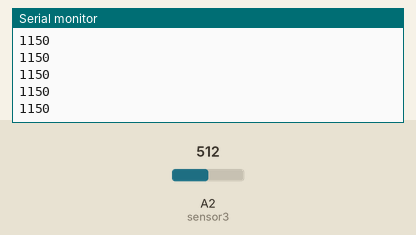
This sketch was run on a simulated Arduino Uno, built with avr-gcc and run on an emulated ATmega328P. On the bench: the last lines printed to the serial monitor. The test bench sets the inputs (shaded band); at power-on: A2 (sensor3) = 512. The ROS host is connected and sends only what is stated.

Above: at 1.2 s.
1.3 s: A2 (sensor3) set to 716
At 1.34 s:
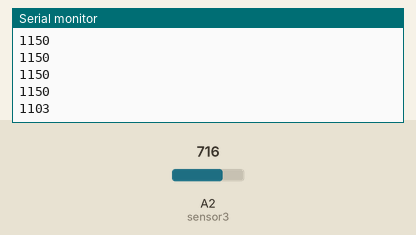
2.8 s: A2 (sensor3) set to 900
At 2.82 s:
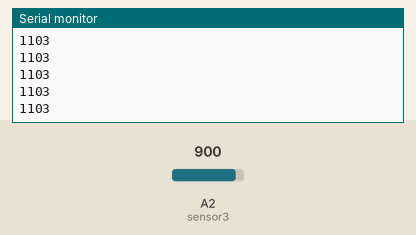
Timing chart, 0 to 5.8 s (numbered marks = the images above; inputs shaded):
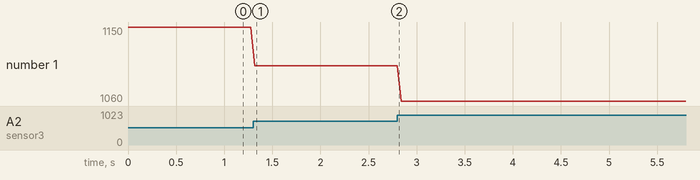

The sketch:

model_arm.ino
```cpp
#include <ros.h>
#include <std_msgs/String.h>

#define sensor1 A0
int sensorValue1 = 1;

//int sensor2 = A1;
//int sensorValue2 = 0;
String str;
int sensor3 = A2;
int sensorValue3 = 0;

//int sensor4 = A3;
//int sensorValue4 = 0;

//int sensor5 = A4;
//int sensorValue5 = 0;

 ros::NodeHandle nh;

  std_msgs::String str_msg;
  ros::Publisher chatter("chatter", &str_msg);

   char finalString[30] = "S+processValue(sensorValue3)";


void setup() {
  //pinMode(sensor1, INPUT);
  //pinMode(sensor2, INPUT);
  pinMode(sensor3, INPUT);
  //pinMode(sensor4, INPUT);
  //pinMode(sensor5, INPUT);

  nh.initNode();
  nh.advertise(chatter);

  Serial.begin(57600); //115200
  String finalString = "";
}
void loop() {
  // read the value from the sensor:


  ;


  //sensorValue1 = analogRead(sensor1);
 //sensorValue2 = analogRead(sensor2);
  sensorValue3 = analogRead(sensor3);
 // sensorValue4 = analogRead(sensor4);
 // sensorValue5 = analogRead(sensor5);

  //sensorValue1 = map(sensorValue1,0,1008,90,-90);
  //sensorValue2 = map(sensorValue2,460,675,84,15);
  sensorValue3 = map(sensorValue3,710,920,104,55);
  //sensorValue4 = map(sensorValue4,1008,20,-90,180)+15;
  //sensorValue5 = map(sensorValue5,870,550,90,0);


  //Serial.print(processValue(sensorValue1));
  //Serial.print(" ");
  //Serial.print(processValue(sensorValue2));
  //Serial.print(" ");
  Serial.println(processValue(sensorValue3));
  //Serial.println(sensorValue3);
  //Serial.print(processValue(sensorValue4));/*processValue(sensorValue2)+processValue(sensorValue3)+processValue(sensorValue4)+processValue(sensorValue5)*/+"0000F\r\n";
  //finalString = "S"+processValue(sensorValue1)+processValue(sensorValue2)+"  " + String(sensorValue3)+"  " +processValue(sensorValue4)+processValue(sensorValue5)+"0000F\r\n";
  //Serial.print(finalString);
  //Serial.println(finalString);

  str=processValue(sensorValue3);
  int str_len =  str.length() +1 ;
  str.toCharArray(finalString, str_len);
  str_msg.data = finalString;
  chatter.publish( &str_msg );
  nh.spinOnce();
  delay(40);
}
String processValue(int value){
  String valueString = "0000";
  if (value < 0)
  {
    if (value > -10)                      // -9 , -1
    {
      valueString = "000"+String(abs(value));
    }
    else if((value <= -10) && (value > -100))    // -99,-10
    {
      valueString = "00" + String(abs(value));
    }
    else                                        // -999,-11
    {
      valueString = "0" + String(abs(value));
    }
  }
  else if (value > 0)
  {
    if(value < 10)                            //1, 9
    {
      valueString = "100" + String(value);
    }
    else if((value >= 10) && (value < 100))   //10, 99
    {
      valueString = "10" + String(value);
    }
    else
    {
      valueString = "1" + String(value);
    }
  }
  else
  {
    valueString = "0000";
  }
 return valueString;
}
```

Measured:
- after the input at 1.3 s, the serial monitor: prints a new line at once (image 1)
- plotted number 1: 1150 → 1103 after the input at 1.3 s, 1103 → 1060 after the input at 2.8 s
